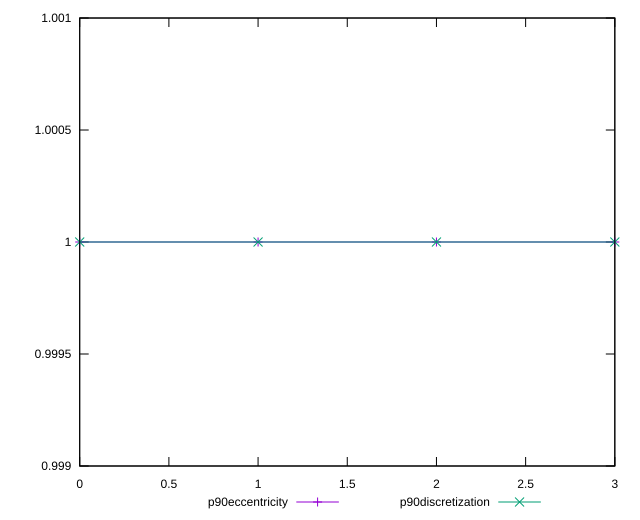

This figure's gnuplot source:
reset

$p90Eccentricity <<EOF
0 0.9999999999999999
1 1
2 0.9999999999999999
3 0.9999999999999999
EOF

$p90Discretization <<EOF
0 1
1 1
2 1
3 1
EOF

set key outside below
set xrange [0:3]
set yrange [0.9989999999999999:1.001]
set trange [0.9989999999999999:1.001]
set terminal svg size 640, 520 enhanced background rgb 'white'
set output "reports/report_00031_2021-02-24T23-18-18.084Z/interactive/progression/eccentricity.svg"

plot $p90Eccentricity title "p90eccentricity" with linespoints, \
     $p90Discretization title "p90discretization" with linespoints

reset
